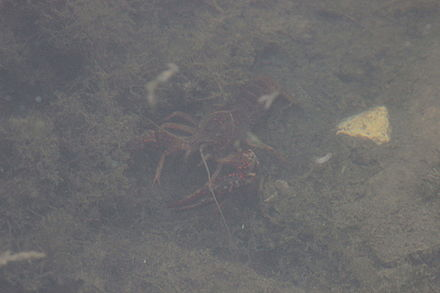
#> input picture 17_traitement_images/ecrevisse.jpg, 440 x 293 px, given in place of lena.png, which was not available
$ python main.py   (older library calls are emulated)
#> lines starting #> are read from the running program, lines starting #| are printed output that depends on the picture; pictures that were not available may be replaced by others from this repository, and a replacement may not be noted
#!/usr/bin/env python3
# -*- coding: utf-8 -*-
""" Manipulation d'images """

import numpy as np
import matplotlib.pyplot as plt
from PIL import Image


def degrade():
    """ Dégradé diagonal """
    pixels = np.zeros((256, 256, 3), dtype=np.uint8)
    x_range, y_range = np.arange(256), np.arange(256)
    xx, yy = np.meshgrid(x_range, y_range)
    pixels[:, :, 0] = xx
    pixels[:, :, 2] = yy

    return Image.fromarray(pixels)


def disque():
    """ Disque rouge sur fond bleu """
    pixels = np.zeros((256, 256, 3), dtype=np.uint8)
    x_range, y_range = np.arange(256), np.arange(256)
    x, y = np.meshgrid(x_range, y_range)
    masque_interieur = (x[:] - 128)**2 + (y[:] - 128)**2 < 128**2

    pixels[masque_interieur, 0] = 255
    pixels[~masque_interieur, 2] = 255

    return Image.fromarray(pixels)


def niveaux_de_gris(pixels):
    """ Conversion RVB vers niveaux de gris """
    pixels[:, :, :] = 0.2126 * pixels[:, :, 0] + \
    0.7152 * pixels[:, :, 1] + \
    0.0722 * pixels[:, :, 2]
    return pixels


def negatif(pixels):
    """ Négatif """
    pixels[:, :, :] = 255 - pixels[:, :, :]
    return pixels


def floutage(pixels):
    """ Floutage gaussien """
    for _ in range(20):
        pixels[1:-1, 1:-1, :] = 0.25 * pixels[2:, 1:-1, :] + \
                0.25 * pixels[:-2, 1:-1, :] + \
                0.25 * pixels[1:-1, :-2, :] + \
                0.25 * pixels[1:-1, 2:, :]
    return pixels


def slicing(pixels, x_a, y_a, x_b, y_b):
    """ Trace l'intensité le long d'une ligne de pixels """
    pente = (y_b - y_a) / (x_b - x_a)
    if pente > 1:
        raise Exception("Donnez-moi une ligne de pente < à 1 !")
    x = np.arange(pixels.shape[1])
    y = (pente * x + y_a).astype(np.int)
    return np.sum(pixels[x, y, :], axis=1)


def sous_histogramme(pixels):
    """ Calcule l'histogramme d'une image pour une composante """
    hist = np.zeros(256)
    for i in range(256):
        hist[i] = np.sum(pixels == i)

    return hist


def histogramme(pixels):
    """ Calcule l'histogramme d'une image pour chaque composante """
    hist_rouge = sous_histogramme(pixels[:, :, 0])
    hist_vert = sous_histogramme(pixels[:, :, 1])
    hist_bleu = sous_histogramme(pixels[:, :, 2])
    return hist_rouge, hist_vert, hist_bleu


def seuils(hist, percent):
    """ Calcule la classe regroupant :percent: """
    total = hist.shape[0]

    pop = 0.0
    i = 0
    while pop < percent * total:
        pop += hist[i]
        i += 1
    a = i

    pop = 0.0
    i = len(hist) - 1
    while pop < percent * total:
        pop += hist[i]
        i -= 1
    b = i

    return a, b


def augmenter_contraste(pixels, percent):
    """ Étale l'histogramme d'une image """
    for i in range(3):
        hist = sous_histogramme(pixels[:, :, i])
        a, b = seuils(hist, percent)
        a_prime, b_prime = 0, 255
        pixels[:, :, i] = 2 * (b_prime - a_prime) / (b - a) * (
            pixels[:, :, i] - a) + a_prime
    return pixels


def test_dessin():
    """ Test de la génération d'images """
    fig, ax = plt.subplots(1, 2)

    ax[0].imshow(degrade())
    ax[1].imshow(disque())

    plt.show(fig)
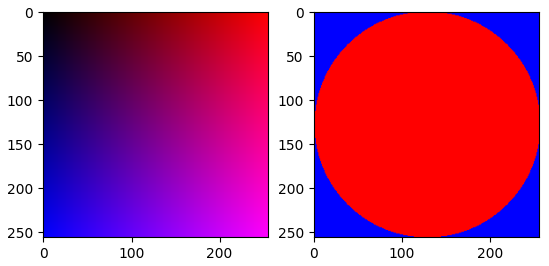
#> figure drawn by matplotlib, 2 panels


def test_traitement():
    """ Test du floutage """
    fig, ax = plt.subplots(1, 2)

    image = Image.open('lena.png')
#> image is the input picture: PIL image 440x293 RGB; mean R, G, B 107.8, 107.1, 107.8
    pixels = np.asarray(image).copy()

    ax[0].imshow(image)
    ax[1].imshow(Image.fromarray(floutage(pixels)))

    plt.show(fig)
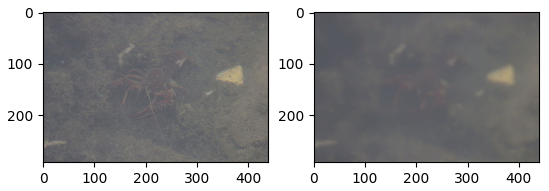
#> figure drawn by matplotlib, 2 panels


def test_contraste():
    """ Test d'augmentation du contraste """
    fig, ax = plt.subplots(3)

    image = Image.open('ecrevisse.jpg')
    pixels = np.asarray(image).copy()

    pixels_modifies = augmenter_contraste(pixels, 0.1)
#> the loop in augmenter_contraste, `for i in range(3):` made 3 passes
#> (b, a) on passes 1 to 3: (191, 85), (175, 87), (145, 91)
#> after the loop in augmenter_contraste, `for i in range(3):`:
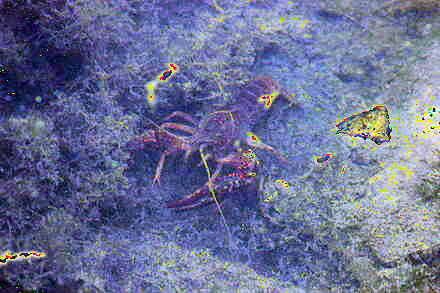
#> pixels: shape (293, 440, 3); mean R, G, B 106, 112.4, 149.5

    hist_rouge, hist_vert, hist_bleu = histogramme(pixels_modifies)
#> in histogramme, `hist_rouge = sous_histogramme(pixels[:, :, 0])`: hist_rouge = 256 values, max 5613 at index 115, min 0 at index 1, mean 503.6
#> in histogramme, `hist_vert = sous_histogramme(pixels[:, :, 1])`: hist_vert = 256 values, max 5724 at index 121, min 0 at index 1, mean 503.6
#> in histogramme, `hist_bleu = sous_histogramme(pixels[:, :, 2])`: hist_bleu = 256 values, max 9226 at index 160, min 0 at index 1, mean 503.6
    ax[0].plot(hist_rouge, color='red')
    ax[1].plot(hist_vert, color='green')
    ax[2].plot(hist_bleu, color='blue')

    fig2 = plt.figure()
    plt.imshow(Image.fromarray(pixels_modifies))

    plt.show()
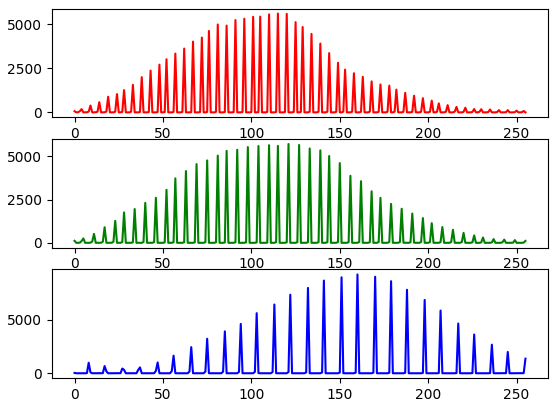
#> figure drawn by matplotlib, 3 panels; panel 1: curve peaks at x = 115, y = 5613; panel 2: curve peaks at x = 121, y = 5724; panel 3: curve peaks at x = 160, y = 9226


if __name__ == "__main__":
    test_dessin()
    test_traitement()
    test_contraste()
